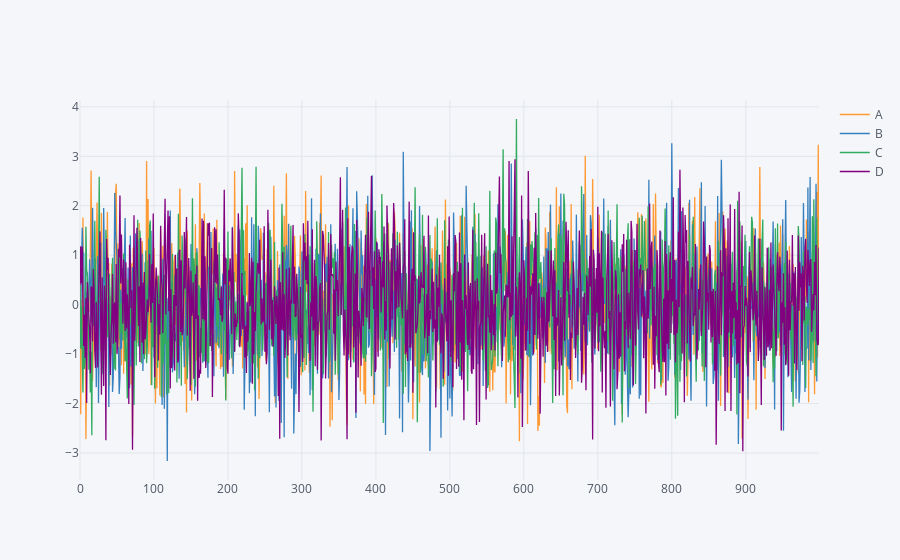

Here is the notebook cell this chart was saved with:
### Markdown cell above
#### Line plots
~
Use the .iplot() method to generate a line plot with the dataset. This plot allows us to click on the elements in the legend to hide and display context which is pretty neat.There is a cursor to the top right of the plot to observe the various features of the plot. We can also use the zoom feature of specific areas of the plot.

### Code cell
df.iplot()

### Figure 1 — Plotly figure (JSON) as saved in the notebook; plotly's stock layout.template omitted (floating-point values rounded to 4 significant figures; data arrays with more than 128 entries replaced by an {"elided": "..."} marker saying what was removed)
{"data": [{"line": {"color": "rgba(255, 153, 51, 1.0)", "dash": "solid", "shape": "linear", "width": 1.3}, "mode": "lines", "name": "A", "text": "", "type": "scatter", "uid": "3b6a8a97-532d-40b9-89b7-1f7b1f33153f", "x": {"elided": "1000 int values"}, "y": {"elided": "1000 float values"}}, {"line": {"color": "rgba(55, 128, 191, 1.0)", "dash": "solid", "shape": "linear", "width": 1.3}, "mode": "lines", "name": "B", "text": "", "type": "scatter", "uid": "3bf292af-b7f1-4e31-a872-257ee2f72f5b", "x": {"elided": "1000 int values"}, "y": {"elided": "1000 float values"}}, {"line": {"color": "rgba(50, 171, 96, 1.0)", "dash": "solid", "shape": "linear", "width": 1.3}, "mode": "lines", "name": "C", "text": "", "type": "scatter", "uid": "78f67b37-0973-465e-88fa-c3d1b7755333", "x": {"elided": "1000 int values"}, "y": {"elided": "1000 float values"}}, {"line": {"color": "rgba(128, 0, 128, 1.0)", "dash": "solid", "shape": "linear", "width": 1.3}, "mode": "lines", "name": "D", "text": "", "type": "scatter", "uid": "61006b98-8320-4ad5-b19a-245101549187", "x": {"elided": "1000 int values"}, "y": {"elided": "1000 float values"}}], "layout": {"legend": {"bgcolor": "#F5F6F9", "font": {"color": "#4D5663"}}, "paper_bgcolor": "#F5F6F9", "plot_bgcolor": "#F5F6F9", "title": {"font": {"color": "#4D5663"}}, "xaxis": {"gridcolor": "#E1E5ED", "showgrid": true, "tickfont": {"color": "#4D5663"}, "title": {"font": {"color": "#4D5663"}, "text": ""}, "zerolinecolor": "#E1E5ED"}, "yaxis": {"gridcolor": "#E1E5ED", "showgrid": true, "tickfont": {"color": "#4D5663"}, "title": {"font": {"color": "#4D5663"}, "text": ""}, "zerolinecolor": "#E1E5ED"}}}
